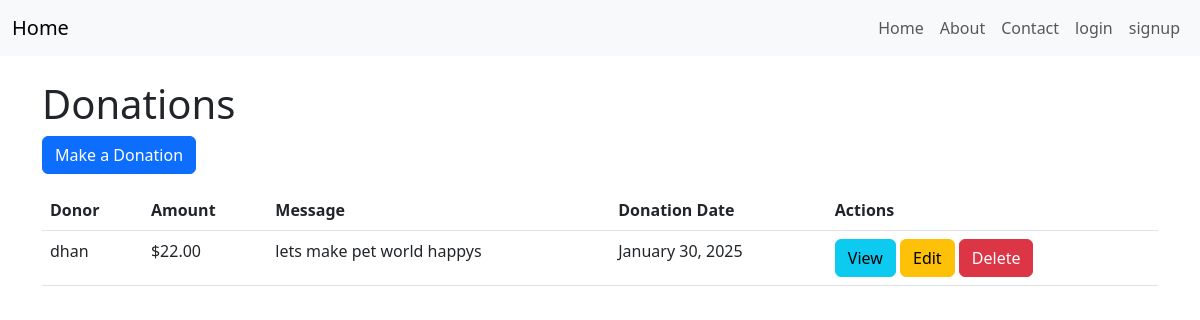
Page /donations/ on the committed database.
### app/models.py (models this page shows, shortened)
class Donation(models.Model):
    donor = models.ForeignKey(settings.AUTH_USER_MODEL, on_delete=models.CASCADE, related_name='donations')
    amount = models.DecimalField(max_digits=10, decimal_places=2)
    donation_date = models.DateTimeField(auto_now_add=True)
    message = models.TextField(blank=True, null=True)

### accounts/models.py (models this page shows, shortened)
class CustomUser(AbstractUser):
    phone_number = models.CharField(max_length=15, blank=True, null=True)
    address = models.TextField(blank=True, null=True)
    profile_picture = models.ImageField(upload_to='profile_pics/', blank=True, null=True)

### app/views.py (the view)
# urls.py: path('donations/', DonationListView.as_view(), name='donation_list'),
class DonationListView(ListView):
    model = Donation
    template_name = 'donations/donation_list.html'
    context_object_name = 'donations'

### app/templates/donations/donation_list.html
{% extends 'app/base.html' %}
{% block content %}
  <h1>Donations</h1>
  <a href="{% url 'donation_create' %}" class="btn btn-primary">Make a Donation</a>
  <table class="table mt-3">
    <thead>
      <tr>
        <th>Donor</th>
        <th>Amount</th>
        <th>Message</th>
        <th>Donation Date</th>
        <th>Actions</th>
      </tr>
    </thead>
    <tbody>
      {% for donation in donations %}
        <tr>
          <td>{{ donation.donor.username }}</td>
          <td>${{ donation.amount }}</td>
          <td>{{ donation.message }}</td>
          <td>{{ donation.donation_date|date:"F j, Y" }}</td>
          <td>
            <a href="{% url 'donation_detail' donation.pk %}" class="btn btn-info">View</a>
            <a href="{% url 'donation_update' donation.pk %}" class="btn btn-warning">Edit</a>
            <a href="{% url 'donation_delete' donation.pk %}" class="btn btn-danger">Delete</a>
          </td>
        </tr>
      {% endfor %}
    </tbody>
  </table>
{% endblock content %}

### rows in the picture
Donation: donor.username "dhan", amount "22.00", message "lets make pet world happys", donation_date "January 30, 2025"
